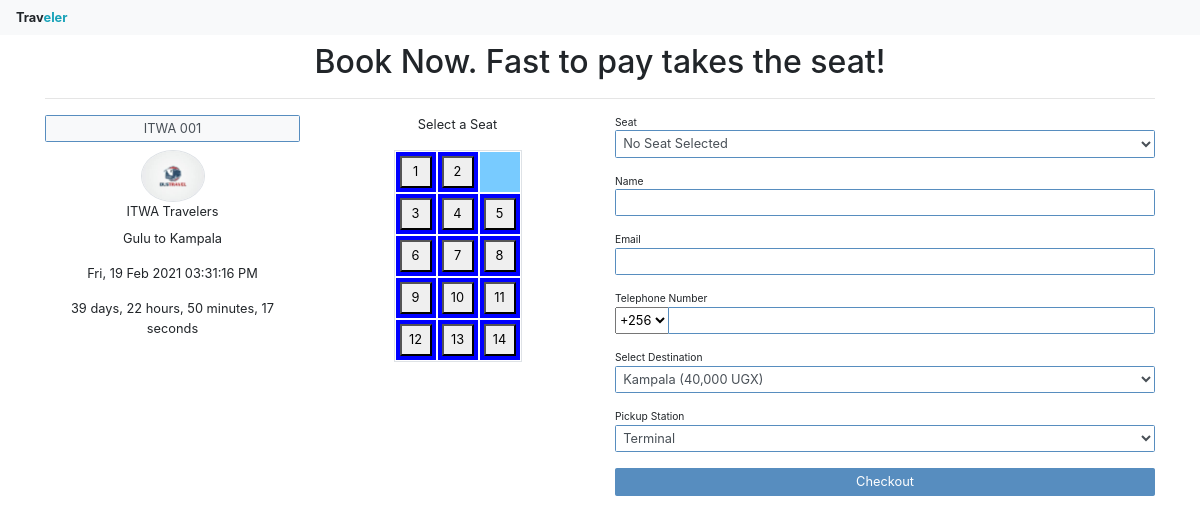
Page /bus/1/passenger on the earlier database version.
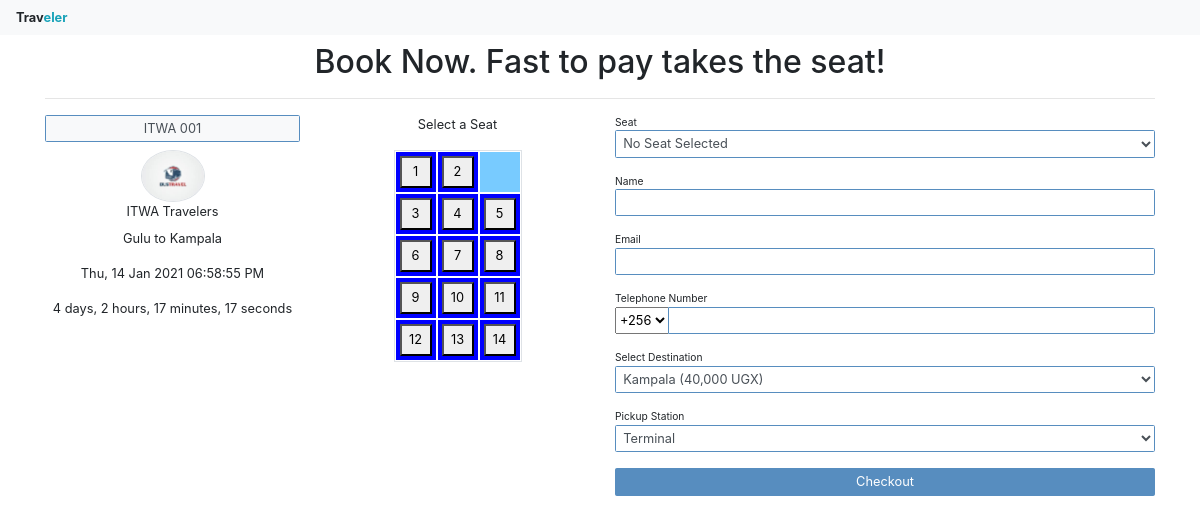
Same page on the later database version.
### app/models/models.py (models this page shows, shortened)
class Bus(db.Model):
    id = db.Column(db.Integer, primary_key=True)
    number = db.Column(db.String(16))
    columns = db.Column(db.Integer)
    rows = db.Column(db.Integer)
    broadcast = db.Column(db.Boolean)
    departure_time = db.Column(db.DateTime)
    schedule_cancelled_reason = db.Column(db.String(1024))
    booking_deadline = db.Column(db.DateTime)
    free_bus_time = db.Column(db.DateTime)
    branch_id = db.Column(db.Integer, db.ForeignKey("branch.id"))
    company_id = db.Column(db.Integer, db.ForeignKey("company.id"))
    status_id = db.Column(db.Integer, db.ForeignKey("status.id"))
    journey_id = db.Column(db.Integer, db.ForeignKey("journey.id"))
    grids = db.relationship("Grid", backref="bus", cascade="delete", lazy="dynamic")
    bookings = db.relationship("Booking", backref="bus")
    payments = db.relationship("Payment", backref="bus")
    def grids_dict(self):
        grids = [grid.grid_dict() for grid in self.grids]
        return json.dumps(grids).replace('"', '')

class Company(db.Model):
    id = db.Column(db.Integer, primary_key=True)
    name = db.Column(db.String(64))
    logo = db.Column(db.String(64))
    branches = db.relationship("Branch", backref="company")
    buses = db.relationship("Bus", backref="company")
    statuses = db.relationship("Status", backref="company")
    payments = db.relationship("Payment", backref="company")
    def __str__(self):
        return self.name

class Journey(db.Model):
    id = db.Column(db.Integer, primary_key=True)
    from_ = db.Column(db.String(64))
    to = db.Column(db.String(64))
    distance = db.Column(db.Float)
    duration = db.Column(db.Float)
    branch_id = db.Column(db.Integer, db.ForeignKey("branch.id"))
    buses = db.relationship("Bus", backref="journey")
    pickups = db.relationship("Pickup", backref="journey")
    pricings = db.relationship("Pricing", backref="journey")
    payments = db.relationship("Payment", backref="journey")
    def __str__(self):
        return f"{self.from_} to {self.to}"

### app/WEB/views/bus.py (the view)
@bus_bp.route("/<int:bus_id>/passenger", methods=["GET"])
def get_passenger_bus(bus_id):
	bus = Bus.query.get(bus_id)
	create_passenger_booking_form_data = None
	if current_user.is_authenticated:
		passenger = current_user.profile
		create_passenger_booking_form_data = CreatePassengerBookingFormData(passenger)
	create_passenger_booking_form = CreatePassengerBookingForm(obj=create_passenger_booking_form_data, bus=bus)
	return render_template("bus/passenger-bus.html", bus=bus, create_passenger_booking_form=create_passenger_booking_form)

### app/WEB/forms/booking.py
class CreatePassengerBookingForm(FlaskForm):
    grid_id = SelectField("Seat", validators=[DataRequired(message='Select a seat')], coerce=int)
    passenger_name = StringField("Name", validators=[DataRequired()])
    passenger_email = StringField("Email", validators=[DataRequired()])
    pricing_id = SelectField("Select Destination", validators=[DataRequired()], coerce=int)
    telephone_code = SelectField(choices=telephone_code_choices)
    passenger_telephone = StringField("Telephone Number", validators=[DataRequired(), validate_telephone])
    pickup = SelectField("Pickup Station")
    def __init__(self, bus=None, *args, **kwargs):
        super().__init__(*args, **kwargs)
        if bus:
            journey = bus.journey
            pricings = journey.pricings
            pickups = journey.pickups
            grids = bus.grids.filter_by(grid_type=1, booking_id=None)
            self.grid_id.choices = [(0, "No Seat Selected")]+[(grid.id, f"Seat {grid}") for grid in grids]
            self.pricing_id.choices = [(pricing.id, pricing) for pricing in pricings]
            self.pickup.choices = [(pickup.name, pickup.name) for pickup in pickups]

### app/WEB/context_processors.py (called while the page is built)
@app.context_processor
def application():
	return  {
		"HOST": app.config.get("HOST_ADDRESS")
	}

@app.context_processor
def company():
	context = dict()
	if current_user.is_authenticated:
		context["profile"] = current_user.profile
		branch = current_user.profile.branch
		if branch:
			context["branch"] = branch
			context["company"] = branch.company
	return context

### app/WEB/template_filters.py (called while the page is built)
def datetimeformat(value, format='%H:%M / %d-%m-%Y'):
	if isinstance(value, datetime):
		return value.strftime(format)

def currency(value):
	if isinstance(value, int):
		return f'{value:,} {app.config.get("DEFAULT_CURRENCY", "")}'
	return value

### app/models/models.py (called while the page is built)
    def __str__(self):
        return f"{self.stop} ({currency(self.price)})"

    def __str__(self):
        return str(self.number)

    def grid_dict(self):
        return {"id":self.id, "index":self.index, "grid_type":self.grid_type, "number":self.number, "label":self.label, "booking_id":self.booking_id,"booked":bool(self.booking)}

### app/templates/bus/passenger-bus.html (shortened to what this page needs)
{% if current_user.is_authenticated %}
	{% extends 'index/passenger-base.html' %}
{% else %}
	{% extends 'index/home-base.html' %}
{% endif %}
{% block content %}
	<div class="container">
		<h1 class="text-center pt-2">Book Now. Fast to pay takes the seat!</h1>
		<hr>
		<div class="row">
			<div class="col-md-6">
				<div class="row" align="center">
					<div class="col">
						<h3 class="form-control bg-light">{{ bus.number }}</h3>
						<div>
							<img class="img-fluid rounded-circle img-thumbnail p-0" style="width: 4rem;" src="{{url_for('company.get_company_logo', logoname=bus.company.logo)}}" />
						</div>
						<label>{{bus.company}}</label>
						<p>{{bus.journey}}</p>
						<p>{{bus.departure_time|datetimeformat('%a, %d %b %Y %r')}}</p>
						<p id="bookingCountDown" data-stop-time="{{bus.booking_deadline|datetimeformat('%Y-%m-%d %H:%M')}}"></p>
					</div>
					<div class="col">
						<p>Select a Seat</p>
						<div id="grid" class="grid border"></div>
					</div>
				</div>
			</div>
			<div class="col-md-6">
				<form action="{{ url_for('payment.create_payment_checkout', bus_id=bus.id) }}" method="POST">
					{% include 'booking/create-passenger-booking.html' %}
					<div>
			        	<button class="btn btn-block btn-primary">Checkout</button>
			        </div>
				</form>
			</div>
		</div>
	</div>
{% endblock %}

### app/templates/index/home-base.html (shortened to what this page needs)
{% extends 'base.html' %}
{% block body %}
<div class="container-fluid p-0">
	<div class="nav navbar navbar-light bg-light">
		<strong>Trav<span class="text-info">eler</span></strong>
	</div>
	{% block content %}
	{% endblock %}
</div>
{% endblock %}

### app/templates/base.html (shortened to what this page needs)
<html>
	<head>
		<link rel="stylesheet" type="text/css" href="{{ url_for('static', filename='css/bootstrap.min.css') }}">
		<link rel="stylesheet" type="text/css" href="{{ url_for('static', filename='css/cropper.min.css') }}">
		<link rel="stylesheet" type="text/css" href="{{ url_for('static', filename='css/tempusdominus-bootstrap-4.min.css') }}">
		<link rel="stylesheet" type="text/css" href="{{ url_for('static', filename='css/style.css') }}">
		<link rel="stylesheet" type="text/css" href="{{ url_for('static', filename='css/font-awesome.min.css') }}">
	</head>
	<body>
		{% block body %}
		{% endblock %}
	</body>
</html>

### app/templates/booking/create-passenger-booking.html (shortened to what this page needs)
{% from 'helpers.html' import render_string_field, render_telephone_field %}
<div>
    {{ render_string_field(create_passenger_booking_form.grid_id) }}
    {{ render_string_field(create_passenger_booking_form.passenger_name) }}
    {{ render_string_field(create_passenger_booking_form.passenger_email) }}
    {{ render_telephone_field(create_passenger_booking_form.passenger_telephone, code_field=create_passenger_booking_form.telephone_code) }}
    {{ render_string_field(create_passenger_booking_form.pricing_id) }}
    {{ render_string_field(create_passenger_booking_form.pickup) }}
</div>

### app/templates/helpers.html (shortened to what this page needs)
{% macro render_string_field(field) %}
	<div class='form-group'>
		<small>{{field.label.text}}</small>
		{% if field.errors %}
			{{ field(class="form-control is-invalid", **kwargs)|safe }}
			<div class="invalid-feedback">
				{% for error in field.errors %}
					{{ error }}
				{% endfor %}
			</div>
		{% else %}
		{{ field(class="form-control", **kwargs)|safe }}
		{% endif %}
	</div>
{% endmacro %}
{% macro render_telephone_field(field, code_field=None) %}
<div class="form-group">
	<small>{{field.label.text}}</small>
	{% if field.errors %}
		{{ field(class="form-control is-invalid", **kwargs)|safe }}
		<div class="invalid-feedback">
			{% for error in field.errors %}
				{{ error }}
			{% endfor %}
		</div>
	{% else %}
	{% if code_field %}
	<div class="input-group">
		<div class="input-group-prepend">
          	{{ code_field }}
        </div>
        {% endif %}
		{{ field(class="form-control", type="number", min="1", max="999999999", **kwargs)|safe }}
		{% endif %}
	</div>
</div>
{% endmacro %}

### app/static/css/style.css (style rules this page uses)
.grid { position: relative; }

Differences in the rows shown:
changed Bus "ITWA 001": departure_time "Fri, 19 Feb 2021 03:31:16 PM" → "Thu, 14 Jan 2021 06:58:55 PM"
Other differences:
text written by a page script: "39 days, 22 hours, 50 minutes, 17 seconds" → "4 days, 2 hours, 17 minutes, 17 seconds"
